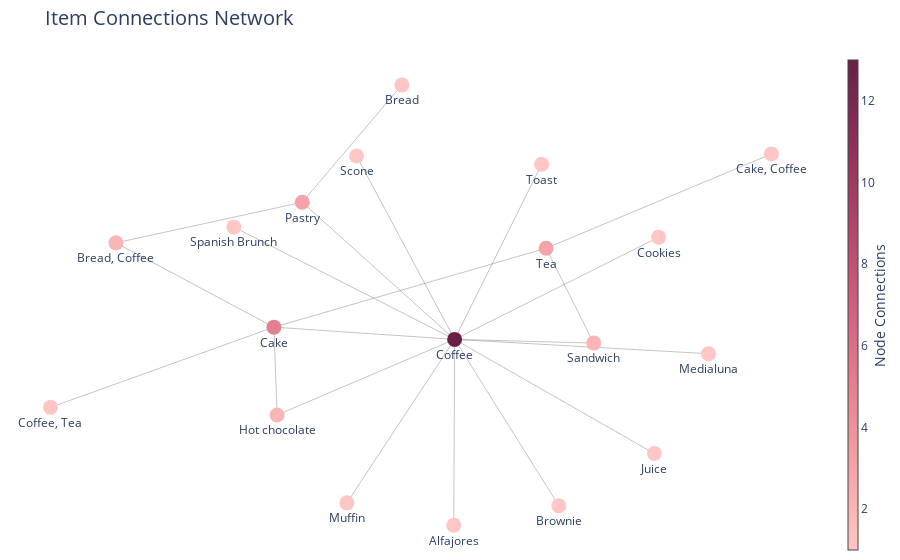

Notebook cell for this chart:
### Markdown cell above
Coffee is a popular item at all times of day except at night, and frequently paired with other items

### Code cell
# Create basket dataframe
    basket_df = df_up.groupby(['Transaction', 'Item'])['Item'].count().unstack().reset_index().fillna(0).set_index('Transaction')
    basket_df = basket_df.applymap(lambda x: x > 0)  # Convert to boolean

    # Generate frequent itemsets and rules
    item_freq = basket_df.sum()
    min_support = 0.01
    frequent_items = item_freq[item_freq / len(basket_df) >= min_support].index
    filtered_basket_df = basket_df[frequent_items]

    frequent_itemsets = apriori(filtered_basket_df, min_support=0.01, use_colnames=True)
    rules = association_rules(frequent_itemsets, metric="lift", min_threshold=1)

    rules_sorted = rules.sort_values(by='confidence', ascending=False)

    top_rules = rules_sorted.head(10)

    # Convert the frozensets of antecedents and consequents to strings for better visualization
    top_rules['antecedents'] = top_rules['antecedents'].apply(lambda x: ', '.join(list(x)))
    top_rules['consequents'] = top_rules['consequents'].apply(lambda x: ', '.join(list(x)))

    # Select relevant columns for display
    table = top_rules[['antecedents', 'consequents', 'support', 'confidence', 'lift']]

    print(table)
    
    # Generate and plot network graph using plotly
    network_A = list(rules["antecedents"].unique())
    network_B = list(rules["consequents"].unique())
    node_list = list(set(network_A + network_B))
    
    G = nx.Graph()
    for i in node_list:
        G.add_node(i)
    for i, j in rules.iterrows():
        G.add_edges_from([(j["antecedents"], j["consequents"])])
    
    pos = nx.spring_layout(G, k=1/np.sqrt(len(G.nodes())), iterations=20)
    for n, p in pos.items():
        G.nodes[n]['pos'] = p

    edge_trace = go.Scatter(
        x=[], y=[], 
        line=dict(width=0.5, color='#888'), 
        hoverinfo='none', mode='lines'
    )

    for edge in G.edges():
        x0, y0 = G.nodes[edge[0]]['pos']
        x1, y1 = G.nodes[edge[1]]['pos']
        edge_trace['x'] += tuple([x0, x1, None])
        edge_trace['y'] += tuple([y0, y1, None])

    node_trace = go.Scatter(
        x=[], y=[], text=[], mode='markers+text', hoverinfo='none',
        textposition='bottom center',  # Position the label below the node
        marker=dict(
            showscale=True, colorscale='Burg', 
            color=[], size=15, colorbar=dict(
                thickness=10, title='Node Connections', 
                xanchor='left', titleside='right'
            )
        )
    )

    for node in G.nodes():
        x, y = G.nodes[node]['pos']
        node_trace['x'] += tuple([x])
        node_trace['y'] += tuple([y])
        node_trace['text'] += tuple([frozenset_to_str(node)])  # Add label (item name) directly below the node

    for node, adjacencies in enumerate(G.adjacency()):
        node_trace['marker']['color'] += tuple([len(adjacencies[1])])

    fig = go.Figure(data=[edge_trace, node_trace], 
        layout=go.Layout(
            title=f'Item Connections Network', titlefont=dict(size=20),
            plot_bgcolor='white', showlegend=False, margin=dict(b=0, l=0, r=0, t=50),
            xaxis=dict(showgrid=False, zeroline=False, showticklabels=False),
            yaxis=dict(showgrid=False, zeroline=False, showticklabels=False)
        )
    )

    iplot(fig)

### Figure 1 — Plotly figure (JSON) as saved in the notebook; plotly's stock layout.template omitted (floating-point values rounded to 4 significant figures)
{"data": [{"hoverinfo": "none", "line": {"color": "#888", "width": 0.5}, "mode": "lines", "x": [0.5629, 0.04591, null, 0.5738, 0.04591, null, -0.2078, 0.04591, null, -0.2329, 0.04591, null, -0.5254, 0.04591, null, -0.4217, 0.04591, null, -0.4217, -0.4135, null, -0.4217, 0.2828, null, -0.4217, -0.8306, null, -0.4217, -1, null, -0.8306, -0.3484, null, 0.04591, 0.04369, null, 0.04591, 0.3158, null, 0.04591, -0.4135, null, 0.04591, 0.7029, null, 0.04591, -0.3484, null, 0.04591, 0.4059, null, 0.04591, 0.2711, null, 0.8661, 0.2828, null, 0.4059, 0.2828, null, -0.09041, -0.3484, null], "y": [-0.4845, -0.09931, null, 0.2458, -0.09931, null, 0.5198, -0.09931, null, -0.651, -0.09931, null, 0.28, -0.09931, null, -0.05801, -0.09931, null, -0.05801, -0.3545, null, -0.05801, 0.2083, null, -0.05801, 0.2266, null, -0.05801, -0.3287, null, 0.2266, 0.3636, null, -0.09931, -0.7262, null, -0.09931, -0.6606, null, -0.09931, -0.3545, null, -0.09931, -0.1477, null, -0.09931, 0.3636, null, -0.09931, -0.1118, null, -0.09931, 0.4918, null, 0.5268, 0.2083, null, -0.1118, 0.2083, null, 0.7598, 0.3636, null], "type": "scatter"}, {"hoverinfo": "none", "marker": {"color": [1, 1, 1, 1, 1, 5, 2, 13, 1, 2, 2, 1, 1, 3, 1, 1, 1, 3, 1], "colorbar": {"thickness": 10, "title": {"side": "right", "text": "Node Connections"}, "xanchor": "left"}, "colorscale": [[0, "rgb(255, 198, 196)"], [0.1667, "rgb(244, 163, 168)"], [0.3333, "rgb(227, 129, 145)"], [0.5, "rgb(204, 96, 125)"], [0.6667, "rgb(173, 70, 108)"], [0.8333, "rgb(139, 48, 88)"], [1, "rgb(103, 32, 68)"]], "showscale": true, "size": 15}, "mode": "markers+text", "text": ["Juice", "Cookies", "Scone", "Muffin", "Spanish Brunch", "Cake", "Bread, Coffee", "Coffee", "Cake, Coffee", "Hot chocolate", "Sandwich", "Bread", "Medialuna", "Pastry", "Toast", "Brownie", "Alfajores", "Tea", "Coffee, Tea"], "textposition": "bottom center", "x": [0.5629, 0.5738, -0.2078, -0.2329, -0.5254, -0.4217, -0.8306, 0.04591, 0.8661, -0.4135, 0.4059, -0.09041, 0.7029, -0.3484, 0.2711, 0.3158, 0.04369, 0.2828, -1], "y": [-0.4845, 0.2458, 0.5198, -0.651, 0.28, -0.05801, 0.2266, -0.09931, 0.5268, -0.3545, -0.1118, 0.7598, -0.1477, 0.3636, 0.4918, -0.6606, -0.7262, 0.2083, -0.3287], "type": "scatter"}], "layout": {"margin": {"b": 0, "l": 0, "r": 0, "t": 50}, "plot_bgcolor": "white", "showlegend": false, "title": {"font": {"size": 20}, "text": "Item Connections Network"}, "xaxis": {"showgrid": false, "showticklabels": false, "zeroline": false, "type": "linear", "range": [-1.15, 1.016], "autorange": true}, "yaxis": {"showgrid": false, "showticklabels": false, "zeroline": false, "type": "linear", "range": [-0.8542, 0.8877], "autorange": true}, "autosize": true}}
